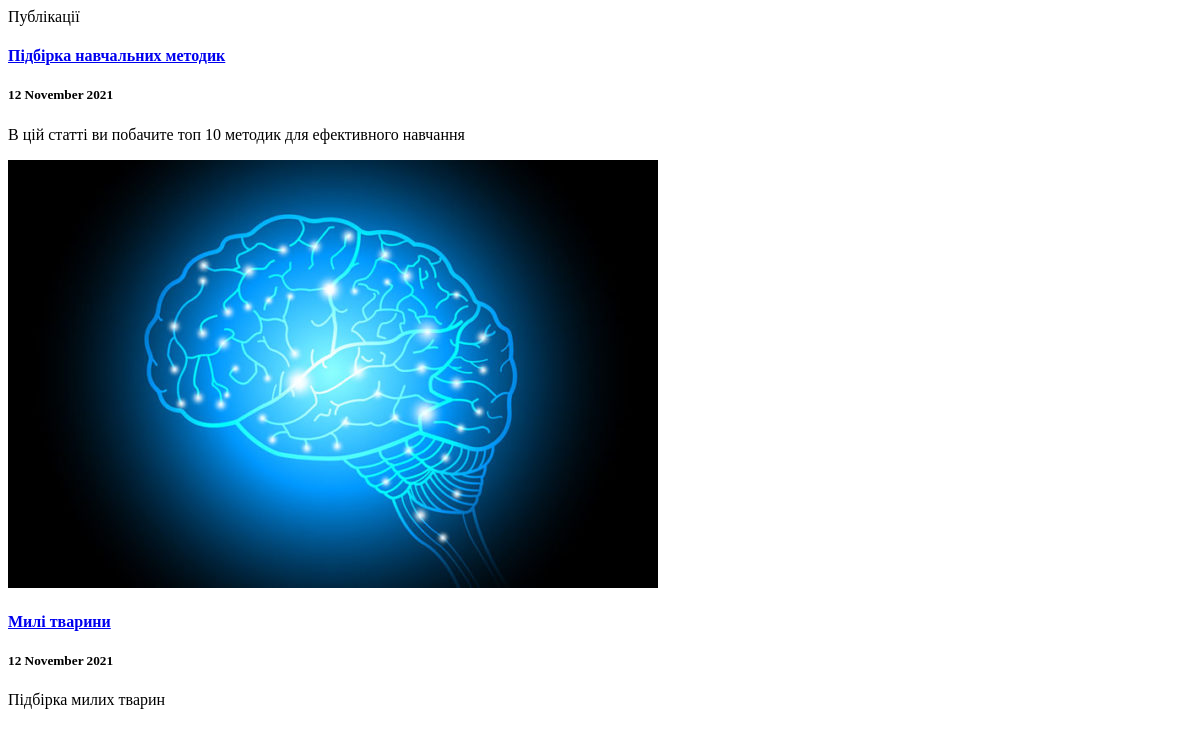
Page /articles on the earlier database version.
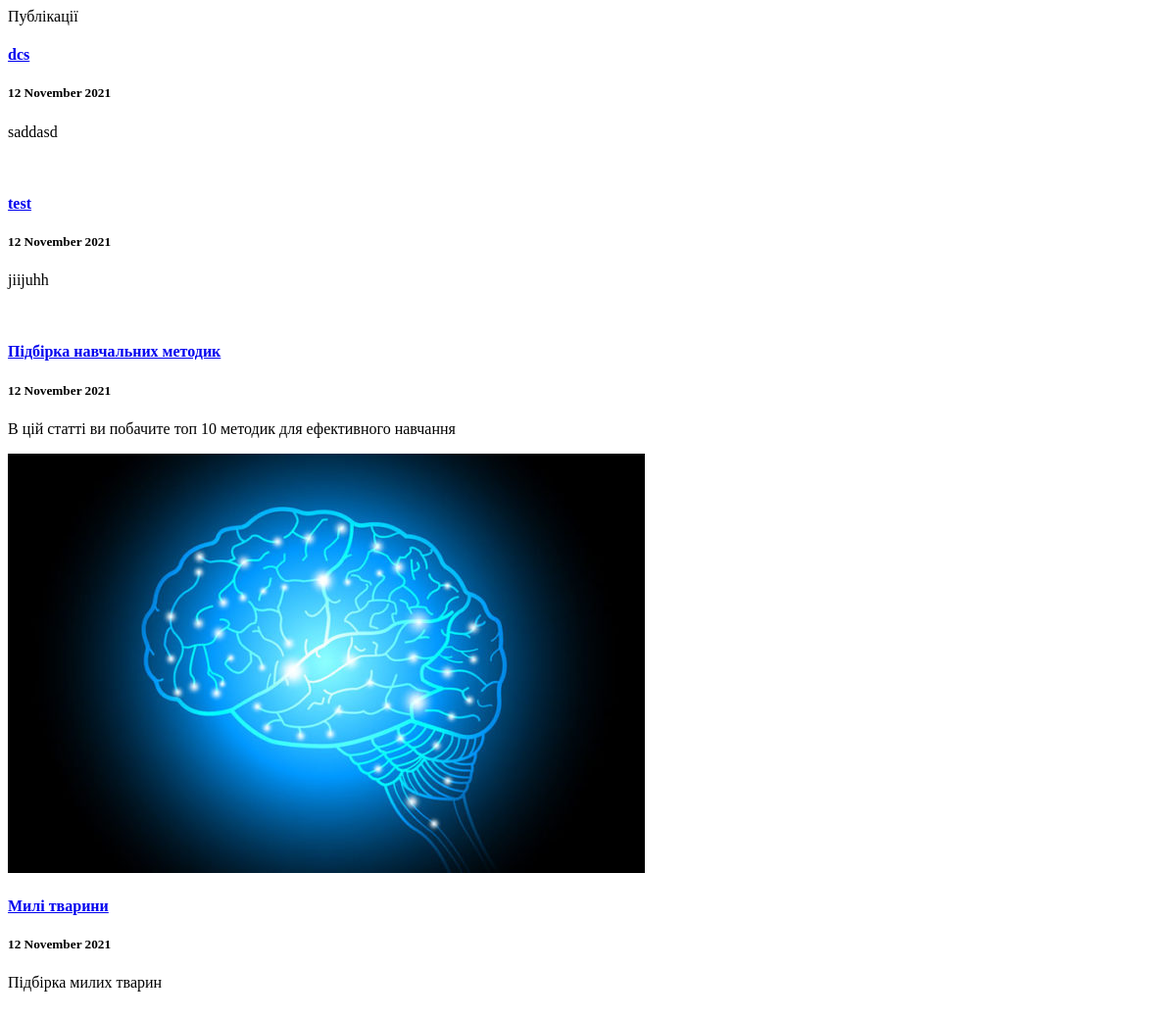
Same page on the later database version.
### app_blog/models.py (models this page shows, shortened)
class Article(models.Model):
    title = models.CharField(u'Заголовок', max_length=250, help_text=u'Максимум 250 символів')
    description = models.TextField(blank=True, verbose_name=u'Опис')
    pub_date = models.DateTimeField(u'Дата публікації', default=timezone.now)
    slug = models.SlugField(u'Слаг', unique_for_date='pub_date')
    main_page = models.BooleanField(u'Головна', default=False, help_text=u'Показувати на головній сторінці')
    category = models.ForeignKey(Category, related_name='articles', blank=False, null=True, verbose_name=u'Категорія', on_delete=models.CASCADE)
    objects = models.Manager()
    class Meta:
        ordering = ['-pub_date']
        verbose_name = u'Стаття'
        verbose_name_plural = u'Статті'
    def get_absolute_url(self):
        try:
            url = reverse('news - detail', kwargs={
                'year': self.pub_date.strftime("%Y"),
                'month': self.pub_date.strftime("%m"),
                'day': self.pub_date.strftime("%d"),
                'slug': self.slug
        })
        except:
            url = "/"
        return url

class ArticleImage(models.Model):
    article = models.ForeignKey(Article, verbose_name=u'Стаття', related_name='images', on_delete=models.CASCADE)
    image = models.ImageField(u'Фото', upload_to='photos')
    title = models.CharField(u'Заголовок', max_length=250, help_text=u'Максимум 250 символів', blank=True)
    class Meta:
        verbose_name = u'Фото для статті'
        verbose_name_plural = u'Фото для статті'

### app_blog/views.py (the view)
# urls.py: path(r'articles', ArticleList.as_view(), name='articles-list'),
class ArticleList(ListView):
    model = Article
    template_name = 'articles_list.html'
    context_object_name = 'items'
    def get_context_data(self, *args, **kwargs):
        context = super(ArticleList, self).get_context_data(*args, **kwargs)
        try:
            context['category'] = Category.objects.get(slug=self.kwargs.get('slug'))
        except Exception:
            context['category'] = None
        return context
    def get_queryset(self, *args, **kwargs):
        articles = Article.objects.all()
        return articles

### app_blog/templates/articles_list.html (shortened to what this page needs)
<!DOCTYPE html>
<html lang="en">
<head>
</head>
<body>
   Публікації <br/>
   {% for item in items %}
      <div class="articles-row">
         <a href="{{ item.get_absolute_url }}">
            <h4>{{ item.title }}</h4>
         </a>
         <h5>
            {{ item.pub_date|date:"j E Y"|safe|linebreaks }}
         </h5>
         <p>
            {{ item.description|safe|escape|striptags|truncatewords_html:32 }}
         </p>
         <div class="container-image">
            <img class="img" src="{{ item.images.all.0.image.url }}" alt="" />
         </div>
      </div>
   {% endfor %}
</body>
</html>

Differences in the rows shown:
added Article: title "dcs", pub_date "12 November 2021", description "saddasd"
added Article: title "test", pub_date "12 November 2021", description "jiijuhh"
